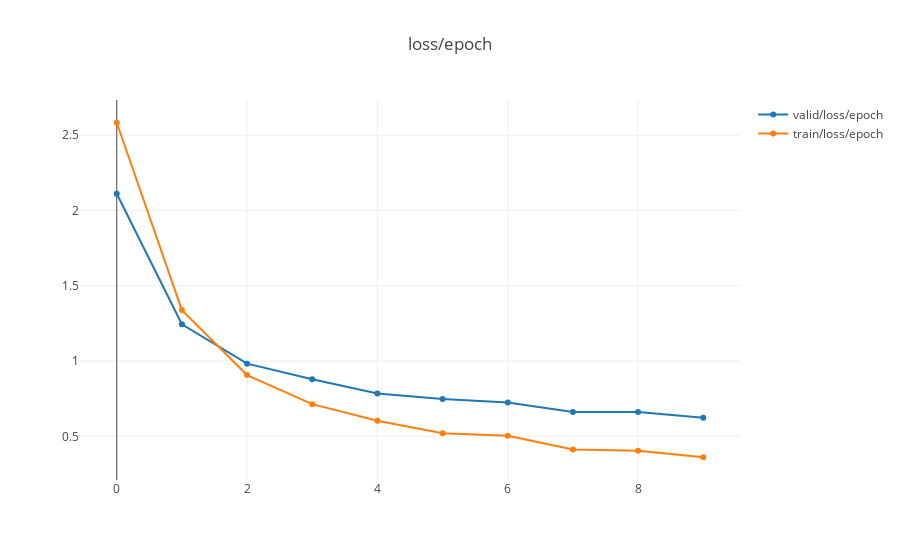

Here is the notebook cell this chart was saved with:
### Markdown cell above
### Visualization

### Code cell
from catalyst.dl.utils import UtilsFactory
# you can use plotly and tensorboard to plot metrics inside jupyter
# by default it only plots loss
# not sure if it correctly works in Colab
UtilsFactory.plot_metrics(logdir=logdir)

### Figure 1 — Plotly figure (JSON) as saved in the notebook; plotly's stock layout.template omitted (floating-point values rounded to 4 significant figures)
{"data": [{"y": [2.111, 1.244, 0.9824, 0.8792, 0.7848, 0.7475, 0.7239, 0.6613, 0.6622, 0.6228], "x": [0, 1, 2, 3, 4, 5, 6, 7, 8, 9], "type": "scatter", "name": "valid/loss/epoch", "uid": "13d19749-1d05-4f32-ab3a-ab93d53397c7"}, {"y": [2.582, 1.338, 0.9068, 0.7135, 0.6028, 0.5207, 0.504, 0.4129, 0.4037, 0.3609], "x": [0, 1, 2, 3, 4, 5, 6, 7, 8, 9], "type": "scatter", "name": "train/loss/epoch", "uid": "55366396-dcd0-47cc-adec-9a0cabe5e390"}], "layout": {"yaxis": {"hoverformat": ".5f"}, "title": {"text": "loss/epoch"}}}
